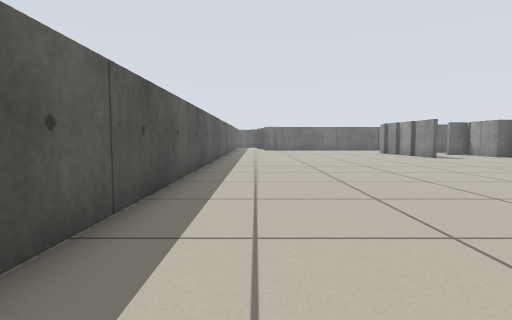
View 1 (above)

24 first-person views from a walk through a world built for the Player/Stage simulator. The camera is 0.5 m above the floor, tilts 4° down and sees 80° across. The lines on the ground mark 1 m squares. The floor is counted in squares, 0.5 m on a side. Each view is taken from the middle of a square. On the plan, view 1 faces up. The plan holds only what a view shows up to about 12 squares ahead; the rest is blank. The place goes on beyond the plan. The robots in the file are not drawn.

View 2
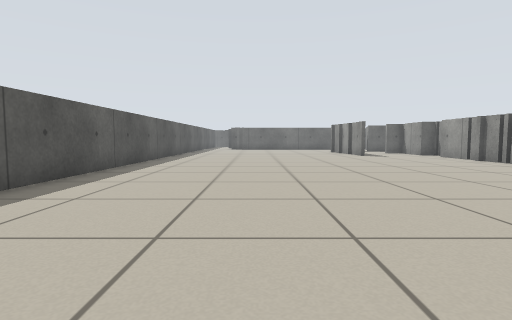

View 3
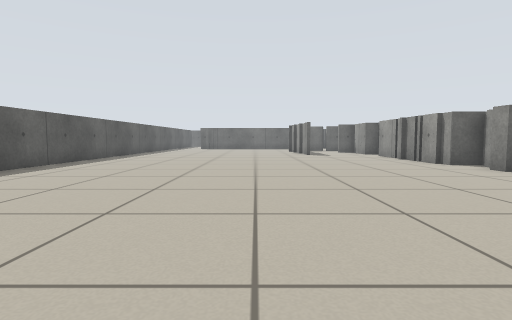

View 4
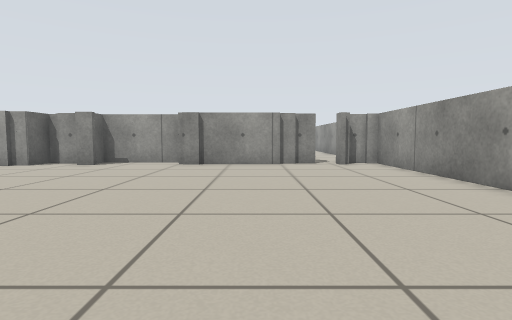

View 5
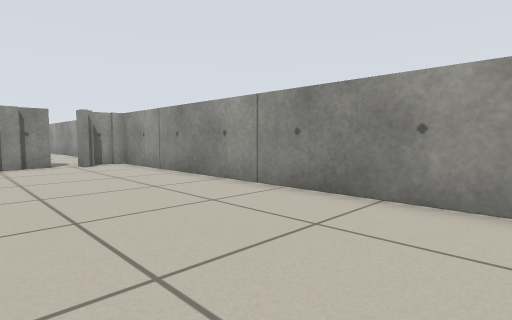

View 6
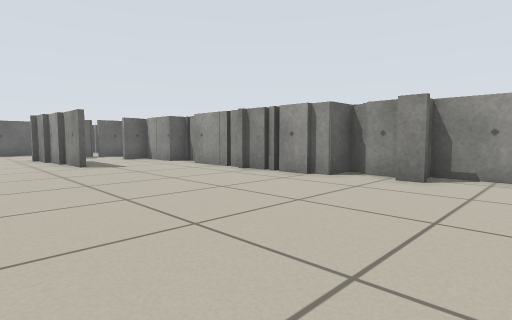

View 7
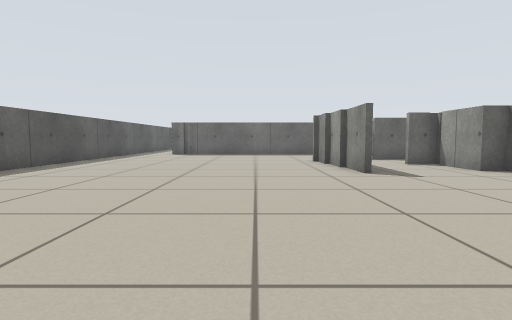

View 8
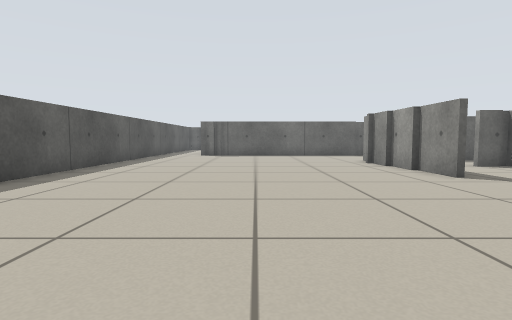

View 9
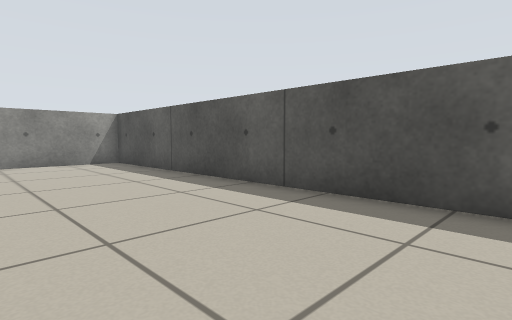

View 10
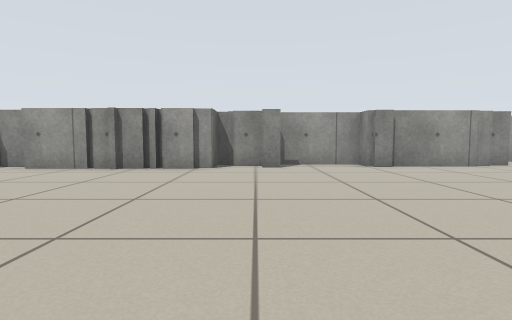

View 11
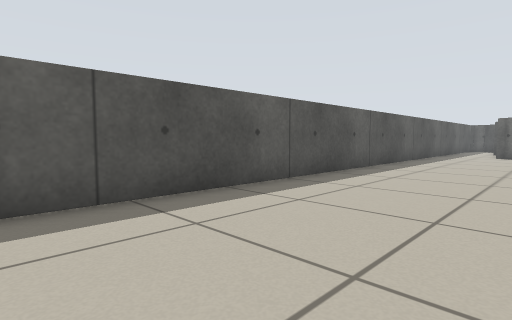

View 12
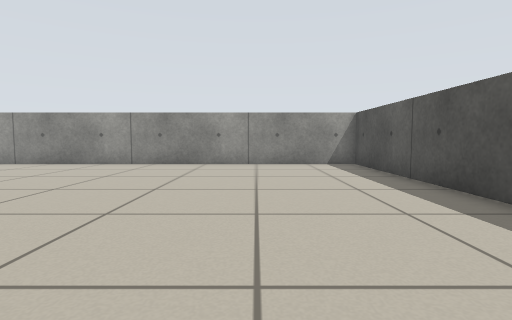

View 13
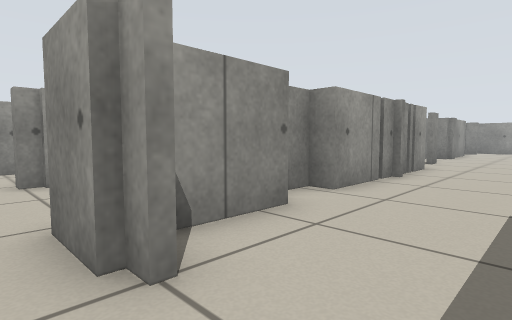

View 14
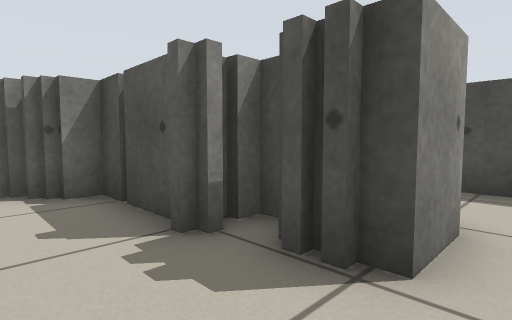

View 15
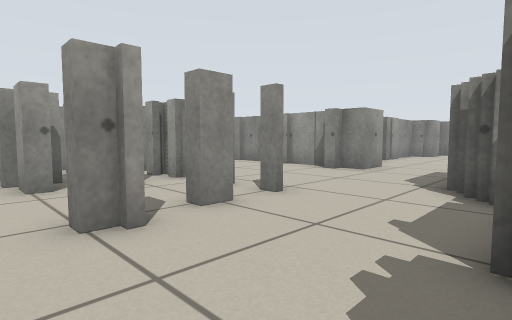

View 16
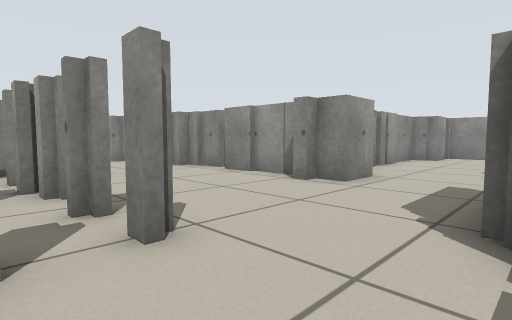

View 17
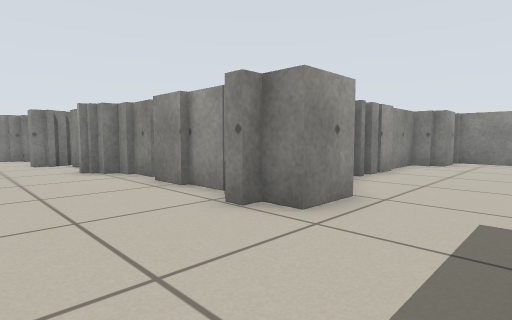

View 18
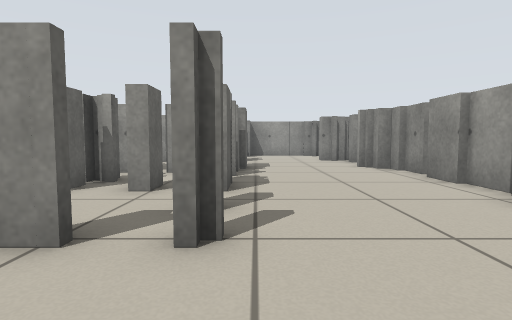

View 19
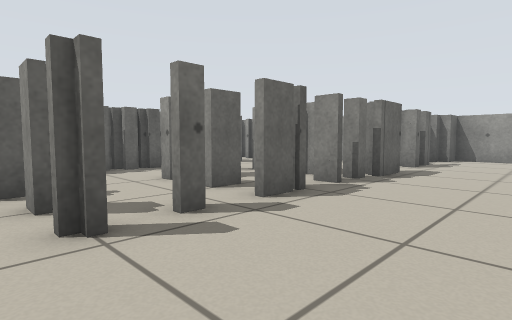

View 20
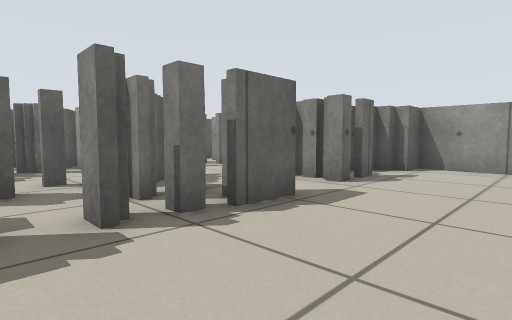

View 21
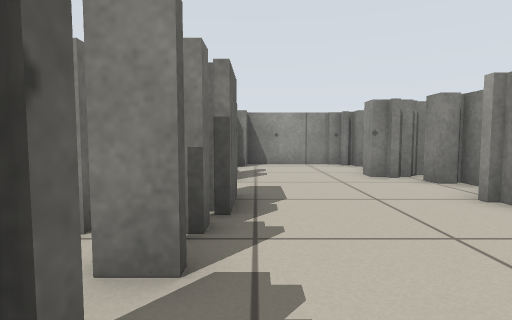

View 22
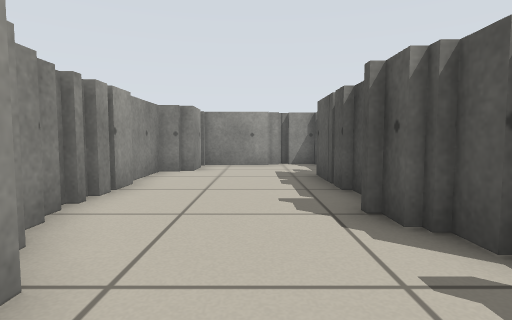

View 23
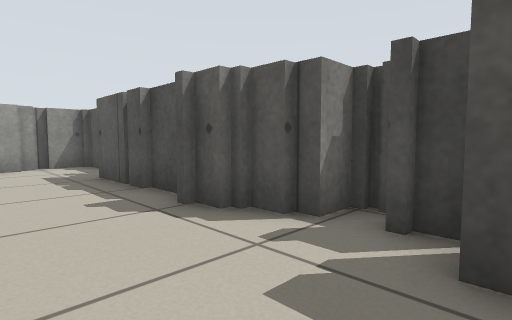

View 24
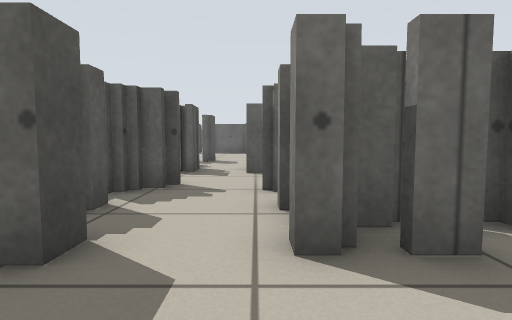

### Floor plan
Key: @ floor where view 1 was taken; # wall or solid block; x gap in a wall; . floor.
Columns run from 2 left of view 1 to 33 right of it. Each row starts with its distance up from view 1.
 20 #..........#............ .x.x..
 19 #..........#..###...#..##x###..#
 18 #..........#...##...#...x.##...#
 17 #..........#...##...x..##.###.####
 16 #..........#...##...#xx##x###.#####
 15 #..............##..........##.....##
 14 #..............###.................#
 13 #..............####................#
 12 #..............# # ............##..#
 11 #..............### ..##.  .##.######
 10 #..............###...###########
  9 #..............###...##
  8 #...............##...##
  7 #...............##....#
  6 #...............##....#
  5 #................#....#
  4 #................#....#
  3 #...............##....#
  2 #...............# ...##
  1 #...............#....#
  0 #.@.............# ...#
 -1 #...............######
 -2 #...............#
 -3 #...............#
 -4 #...............#
 -5 #################

Positions as (right, up) in squares from view 1, and headings:
1: (0, 0), facing up
2: (3, -2), facing up
3: (6, -3), facing up
4: (2, 0), facing right
5: (2, 0), facing down-right
6: (6, 4), facing up-right
7: (6, 7), facing up
8: (4, 8), facing up
9: (3, 8), facing down-left
10: (3, 7), facing right
11: (3, 7), facing up-left
12: (2, 7), facing down
13: (10, 20), facing down-right
14: (16, 20), facing down-left
15: (14, 20), facing down-right
16: (15, 17), facing down-right
17: (16, 14), facing down-right
18: (15, 15), facing right
19: (17, 12), facing up-right
20: (22, 12), facing up-right
21: (21, 15), facing right
22: (17, 11), facing down
23: (18, 11), facing down-left
24: (28, 13), facing up
